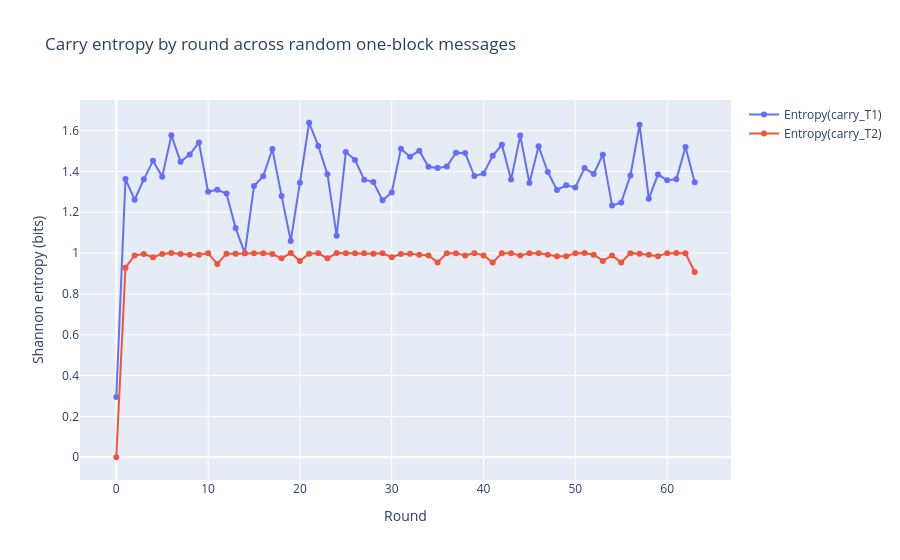

The cell this chart's notebook holds for it:
### Code cell
fig_entropy = go.Figure()
fig_entropy.add_trace(go.Scatter(
    x=entropy_by_round["round"], y=entropy_by_round["entropy_carry_T1"],
    mode="lines+markers", name="Entropy(carry_T1)"
))
fig_entropy.add_trace(go.Scatter(
    x=entropy_by_round["round"], y=entropy_by_round["entropy_carry_T2"],
    mode="lines+markers", name="Entropy(carry_T2)"
))
fig_entropy.update_layout(
    title="Carry entropy by round across random one-block messages",
    xaxis_title="Round",
    yaxis_title="Shannon entropy (bits)"
)
fig_entropy.show()

maybe_save_df(entropy_by_round, "carry_entropy_by_round.csv")
maybe_save_fig(fig_entropy, "fig_carry_entropy.html")

### Figure 1 — Plotly figure (JSON) as saved in the notebook; plotly's stock layout.template omitted (floating-point values rounded to 4 significant figures)
{"data": [{"mode": "lines+markers", "name": "Entropy(carry_T1)", "type": "scatter", "x": [0, 1, 2, 3, 4, 5, 6, 7, 8, 9, 10, 11, 12, 13, 14, 15, 16, 17, 18, 19, 20, 21, 22, 23, 24, 25, 26, 27, 28, 29, 30, 31, 32, 33, 34, 35, 36, 37, 38, 39, 40, 41, 42, 43, 44, 45, 46, 47, 48, 49, 50, 51, 52, 53, 54, 55, 56, 57, 58, 59, 60, 61, 62, 63], "y": [0.2952, 1.363, 1.261, 1.361, 1.452, 1.374, 1.577, 1.447, 1.482, 1.542, 1.3, 1.31, 1.292, 1.122, 0.9987, 1.328, 1.376, 1.51, 1.28, 1.06, 1.345, 1.638, 1.525, 1.386, 1.085, 1.495, 1.456, 1.36, 1.348, 1.258, 1.296, 1.511, 1.472, 1.502, 1.422, 1.416, 1.424, 1.492, 1.49, 1.377, 1.39, 1.476, 1.53, 1.361, 1.575, 1.343, 1.523, 1.397, 1.309, 1.332, 1.322, 1.416, 1.388, 1.482, 1.233, 1.248, 1.381, 1.628, 1.266, 1.385, 1.357, 1.361, 1.52, 1.346]}, {"mode": "lines+markers", "name": "Entropy(carry_T2)", "type": "scatter", "x": [0, 1, 2, 3, 4, 5, 6, 7, 8, 9, 10, 11, 12, 13, 14, 15, 16, 17, 18, 19, 20, 21, 22, 23, 24, 25, 26, 27, 28, 29, 30, 31, 32, 33, 34, 35, 36, 37, 38, 39, 40, 41, 42, 43, 44, 45, 46, 47, 48, 49, 50, 51, 52, 53, 54, 55, 56, 57, 58, 59, 60, 61, 62, 63], "y": [-0.0, 0.9284, 0.9887, 0.995, 0.9799, 0.995, 1.0, 0.995, 0.9922, 0.9922, 0.9987, 0.9464, 0.9972, 0.9972, 0.9997, 0.9997, 0.9987, 0.995, 0.9745, 1.0, 0.9618, 0.9972, 0.9987, 0.9745, 1.0, 0.9987, 0.9987, 0.9997, 0.9972, 0.9987, 0.9799, 0.995, 0.9972, 0.9922, 0.9887, 0.9544, 0.9997, 0.9997, 0.9887, 0.9997, 0.9887, 0.9544, 0.9987, 0.9987, 0.9887, 0.9987, 0.9987, 0.9922, 0.9846, 0.9846, 0.9997, 1.0, 0.9922, 0.9618, 0.9887, 0.9544, 0.9997, 0.9972, 0.9922, 0.9846, 0.9997, 1.0, 0.9987, 0.9075]}], "layout": {"title": {"text": "Carry entropy by round across random one-block messages"}, "xaxis": {"title": {"text": "Round"}}, "yaxis": {"title": {"text": "Shannon entropy (bits)"}}}}
